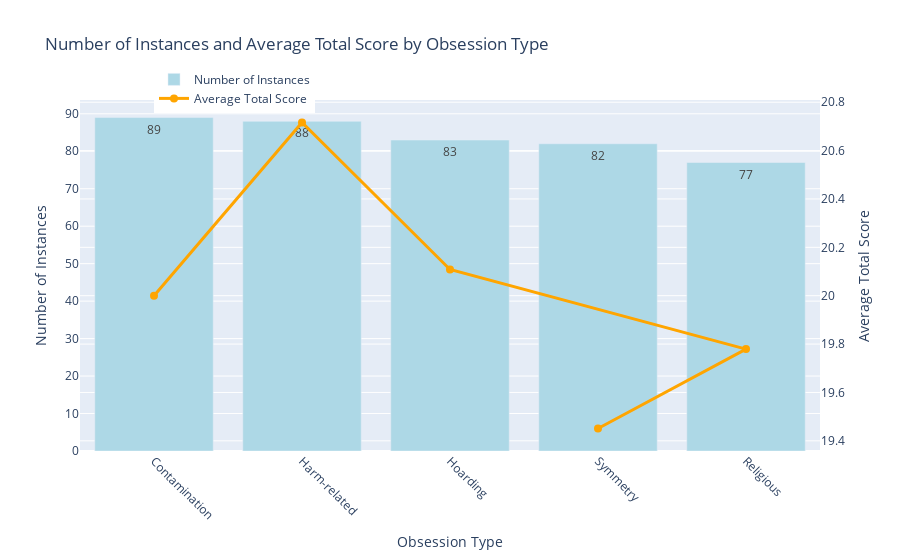

Notebook cell for this chart:
### Markdown cell above
5. Are the Obsession types represented equally in this dataset? What is the average Total_Score for each type?

### Code cell
# Count the number of instances for each obsession type
obsession_counts = filtered_df['Obsession Type'].value_counts()

# Calculate the average Total Score for each obsession type
obsession_avg_scores = filtered_df.groupby('Obsession Type')['Total_Score'].mean()

# Create a figure
fig7 = go.Figure()

# Add bar plot for the number of instances (left y-axis)
fig7.add_trace(
    go.Bar(
        x=obsession_counts.index,
        y=obsession_counts.values,
        name='Number of Instances',
        marker_color='lightblue',
        text=obsession_counts.values,  # Show count on the bars
        textposition='auto'
    )
)

# Add line plot for the average total score (right y-axis)
fig7.add_trace(
    go.Scatter(
        x=obsession_avg_scores.index,
        y=obsession_avg_scores.values,
        name='Average Total Score',
        yaxis='y2',  # Associate this with the second y-axis
        mode='lines+markers',
        line=dict(color='orange', width=3),
        marker=dict(size=8),
        text=obsession_avg_scores.values,  # Show average scores on the points
        textposition='top center'
    )
)

# Update layout to include a second y-axis
fig7.update_layout(
    title='Number of Instances and Average Total Score by Obsession Type',
    xaxis_title='Obsession Type',
    yaxis_title='Number of Instances',
    yaxis2=dict(
        title='Average Total Score',
        overlaying='y',  # Overlay y-axis 2 on the same plot as y-axis 1
        side='right'
    ),
    legend=dict(x=0.1, y=1.1),
    xaxis_tickangle=45,
    yaxis=dict(showgrid=True)
)

# Show the plot
fig7.show()

### Figure 1 — Plotly figure (JSON) as saved in the notebook; plotly's stock layout.template omitted (floating-point values rounded to 4 significant figures)
{"data": [{"marker": {"color": "lightblue"}, "name": "Number of Instances", "text": [89, 88, 83, 82, 77], "textposition": "auto", "type": "bar", "x": ["Contamination", "Harm-related", "Hoarding", "Symmetry", "Religious"], "y": [89, 88, 83, 82, 77]}, {"line": {"color": "orange", "width": 3}, "marker": {"size": 8}, "mode": "lines+markers", "name": "Average Total Score", "text": [20, 20.72, 20.11, 19.78, 19.45], "textposition": "top center", "type": "scatter", "x": ["Contamination", "Harm-related", "Hoarding", "Religious", "Symmetry"], "y": [20, 20.72, 20.11, 19.78, 19.45], "yaxis": "y2"}], "layout": {"legend": {"x": 0.1, "y": 1.1}, "title": {"text": "Number of Instances and Average Total Score by Obsession Type"}, "xaxis": {"tickangle": 45, "title": {"text": "Obsession Type"}}, "yaxis": {"showgrid": true, "title": {"text": "Number of Instances"}}, "yaxis2": {"overlaying": "y", "side": "right", "title": {"text": "Average Total Score"}}}}
